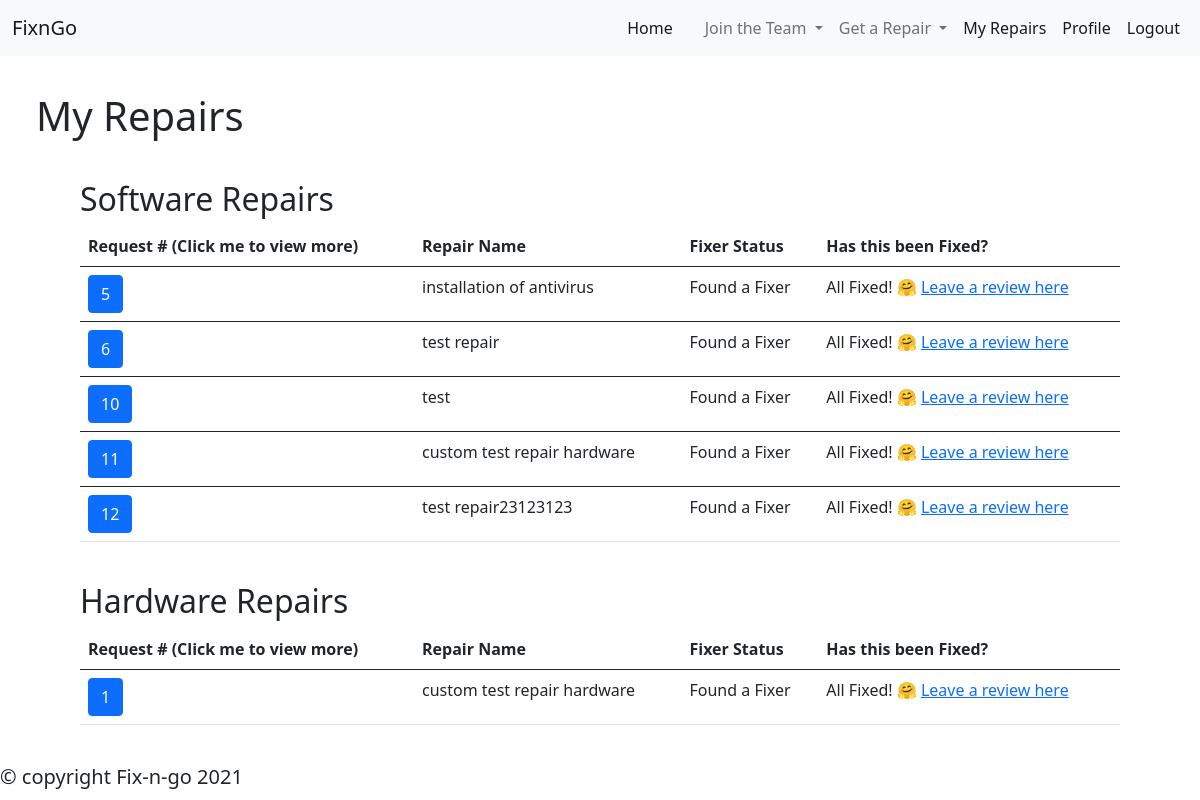
The app's page /myrepairs/ (signed in) with its own data.
### fixngo/models.py (models this page shows, shortened)
class s_RepairRequest(models.Model):
    Macos = 'MacOS'
    windows = 'windows'
    linux = 'linux'
    types = [
        (Macos, 'MacOS'),
        (windows, 'Windows'),
        (linux, 'Linux')
    ]
    repair_name = models.CharField(max_length=50)
    Customer = models.ForeignKey(User, on_delete=CASCADE)
    description = models.TextField(max_length=200, blank = True)
    pub_date = models.DateTimeField('Date Created')
    is_taken = models.BooleanField(default=False, null=True)
    is_Fixed = models.BooleanField(default=False, null=True)
    review = models.CharField(max_length=50, default="None")
    operating_system = models.CharField(
        max_length=15,
        choices = types,
        default = windows
    )
    customer_postalCode = models.IntegerField()
    class Meta:
        verbose_name = ('Software Repair Request')
        verbose_name_plural = ('Software Repair Requests')

class h_RepairRequest(models.Model):
    repair_name = models.CharField(max_length=50)
    Customer = models.ForeignKey(User, on_delete=CASCADE)
    description = models.TextField(max_length=200, blank = True)
    device = models.CharField(max_length=50)
    pub_date = models.DateTimeField('Date Created')
    is_taken = models.BooleanField(default=False, null=True)
    is_Fixed = models.BooleanField(default=False, null=True)
    review = models.CharField(max_length=50, default="None")
    customer_postalCode = models.IntegerField()
    class Meta:
        verbose_name = ('Hardware Repair Request')
        verbose_name_plural = ('Hardware Repair Requests')

### fixngo/views.py (the view)
# urls.py: path('myrepairs/', views.repairs, name='my repairs page')
@login_required
def repairs(request):
    curr_user = request.user.id
    s_repair_list = s_RepairRequest.objects.filter(Customer = curr_user)
    h_repair_list = h_RepairRequest.objects.filter(Customer = curr_user)
    context = {'software': s_repair_list, 'hardware': h_repair_list}
    return render(request, 'fixngo/myrepairs.html', context)

### fixngo/templates/fixngo/myrepairs.html (shortened to what this page needs)
{% extends "fixngo/base.html" %}
{% block content %}
<header style="margin: 3vw;">
    <h1>My Repairs</h1>
</header>
<main style="margin: 5vh;">
    <section class="softwareRepairs" style="margin: 5vh;">
        <h2>Software Repairs</h2>
        {% if software %}
        <table class="table table-hover">
            <thead>
            <tr>
                <th scope="col">Request # (Click me to view more)</th>
                <th scope="col">Repair Name</th>
                <th scope="col">Fixer Status</th>
                <th scope="col">Has this been Fixed?</th>
            </tr>
            </thead>
            <tbody>
                {% for request in software %}
            <tr>
                <th scope="row">
                    <button type="button" class="btn btn-primary" data-bs-toggle="modal" data-bs-target="#software">
                        {{request.id}}
                    </button>
                </th>
                <td>{{request.repair_name}}</td>
                <td>
                    {% if request.is_taken %}
                        Found a Fixer
                        {% else %}
                        Finding a Fixer
                    {% endif %}
                </td>
                <td>
                    {% if request.is_Fixed %}
                        All Fixed! 🤗
                        <a href="/soft_review/{{request.id}}">Leave a review here</a>
                    {% else %}
                        Still broken 😔
                    {% endif %}
                </td>
            </tr>
            </tbody>
            {% endfor %}
        </table>
        {% endif %}
    </section>
    <section class="hardwareRepairs" style="margin: 5vh;">
        <h2>Hardware Repairs</h2>
        {% if hardware %}
        <table class="table table-hover">
            <thead>
            <tr>
                <th scope="col">Request # (Click me to view more)</th>
                <th scope="col">Repair Name</th>
                <th scope="col">Fixer Status</th>
                <th scope="col">Has this been Fixed?</th>
            </tr>
            </thead>
            <tbody>
                {% for request in hardware %}
            <tr>
                <th scope="row">
                    <button type="button" class="btn btn-primary" data-bs-toggle="modal" data-bs-target="#hardware">
                        {{request.id}}
                    </button>
                </th>
                <td>{{request.repair_name}}</td>
                <td>
                    {% if request.is_taken %}
                        Found a Fixer
                        {% else %}
                        Finding a Fixer
                    {% endif %}
                </td>
                <td>
                    {% if request.is_Fixed %}
                        All Fixed! 🤗 <a href="/hard_review/{{request.id}}">Leave a review here</a>
                    {% else %}
                        Still broken 😔
                    {% endif %}
                </td>
            </tr>
            </tbody>
            {% endfor %}
        </table>
        {% endif %}
    </section>
</main>
{% endblock %}

### fixngo/templates/fixngo/base.html (shortened to what this page needs)
<!DOCTYPE html>
<html lang="en">
<head>
    <link href="https://cdn.jsdelivr.net/npm/bootstrap@5.0.1/dist/css/bootstrap.min.css" rel="stylesheet">
</head>
<body>
    <nav class="navbar navbar-expand-lg navbar-light bg-light">
        <div class="container-fluid">
          <a class="navbar-brand" href="/">FixnGo</a>
          <div class="collapse navbar-collapse ms-auto" id="navbarSupportedContent">
            <ul class="navbar-nav mb-2 mb-lg-0 ms-auto">
              <li class="nav-item">
                <a class="nav-link active" aria-current="page" href="/">Home</a>
              </li>
              <li class="nav-item">
                <a class="nav-link" href="#"></a>
              </li>
              <li class="nav-item dropdown">
                <a class="nav-link dropdown-toggle" href="#" id="navbarDropdown" role="button" data-bs-toggle="dropdown" aria-expanded="false">
                  Join the Team
                </a>
              </li>
              <li class="nav-item dropdown">
                <a class="nav-link dropdown-toggle" href="#" id="navbarDropdown" role="button" data-bs-toggle="dropdown" aria-expanded="false">
                  Get a Repair
                </a>
              </li>
              {% if user.is_authenticated %}
              <li class="nav-item">
                <a class="nav-link active" aria-current="page" href="/myrepairs">My Repairs</a>
              </li>
                <li class="nav-item">
                  <a class="nav-link active" aria-current="page" href="/profile">Profile</a>
                </li>
                <li class="nav-item">
                  <a class="nav-link active" aria-current="page" href="{% url 'logout' %}">Logout</a>
                </li>
              {% endif %}
            </ul>
          </div>
        </div>
      </nav>
      {% block content %}
      {% endblock %}
      <h5>© copyright Fix-n-go 2021</h5>
</body>
</html>

### records on screen
s_RepairRequest: id "5", repair_name "installation of antivirus", is_taken "Found a Fixer"
s_RepairRequest: id "6", repair_name "test repair", is_taken "Found a Fixer"
s_RepairRequest: id "10", repair_name "test", is_taken "Found a Fixer"
s_RepairRequest: id "11", repair_name "custom test repair hardware", is_taken "Found a Fixer"
s_RepairRequest: id "12", repair_name "test repair23123123", is_taken "Found a Fixer"
h_RepairRequest: id "1", repair_name "custom test repair hardware", is_taken "Found a Fixer"
